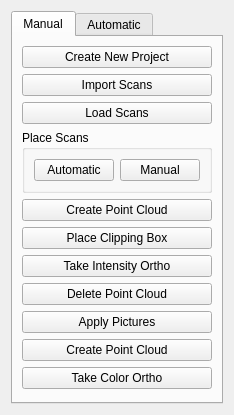
<?xml version="1.0" encoding="UTF-8"?>
<ui version="4.0">
 <class>scene_site_view</class>
 <widget class="QWidget" name="scene_site_view">
  <property name="geometry">
   <rect>
    <x>0</x>
    <y>0</y>
    <width>218</width>
    <height>415</height>
   </rect>
  </property>
  <property name="windowTitle">
   <string>SCENE Tool - Site</string>
  </property>
  <property name="windowIcon">
   <iconset resource="../../resources/resources.qrc">
    <normaloff>:/icons/icons/icons8-Traffic Jam-80.png</normaloff>:/icons/icons/icons8-Traffic Jam-80.png</iconset>
  </property>
  <layout class="QVBoxLayout" name="verticalLayout">
   <item>
    <widget class="QTabWidget" name="scene_tab_widget">
     <property name="currentIndex">
      <number>0</number>
     </property>
     <widget class="QWidget" name="manual_tab">
      <attribute name="title">
       <string>Manual</string>
      </attribute>
      <layout class="QVBoxLayout" name="verticalLayout_2">
       <item>
        <widget class="QPushButton" name="new_project_btn">
         <property name="text">
          <string>Create New Project</string>
         </property>
        </widget>
       </item>
       <item>
        <widget class="QPushButton" name="import_scans_btn">
         <property name="text">
          <string>Import Scans</string>
         </property>
        </widget>
       </item>
       <item>
        <widget class="QPushButton" name="load_scans_btn">
         <property name="text">
          <string>Load Scans</string>
         </property>
        </widget>
       </item>
       <item>
        <widget class="QGroupBox" name="place_scans_grp">
         <property name="title">
          <string>Place Scans</string>
         </property>
         <layout class="QHBoxLayout" name="horizontalLayout">
          <item>
           <widget class="QPushButton" name="place_scans_auto_btn">
            <property name="text">
             <string>Automatic</string>
            </property>
           </widget>
          </item>
          <item>
           <widget class="QPushButton" name="place_scans_manual_btn">
            <property name="text">
             <string>Manual</string>
            </property>
           </widget>
          </item>
         </layout>
        </widget>
       </item>
       <item>
        <widget class="QPushButton" name="intensity_point_cloud_btn">
         <property name="text">
          <string>Create Point Cloud</string>
         </property>
        </widget>
       </item>
       <item>
        <widget class="QPushButton" name="clipping_box_btn">
         <property name="text">
          <string>Place Clipping Box</string>
         </property>
        </widget>
       </item>
       <item>
        <widget class="QPushButton" name="intensity_ortho_btn">
         <property name="text">
          <string>Take Intensity Ortho</string>
         </property>
        </widget>
       </item>
       <item>
        <widget class="QPushButton" name="delete_point_cloud_btn">
         <property name="text">
          <string>Delete Point Cloud</string>
         </property>
        </widget>
       </item>
       <item>
        <widget class="QPushButton" name="apply_pictures_btn">
         <property name="text">
          <string>Apply Pictures</string>
         </property>
        </widget>
       </item>
       <item>
        <widget class="QPushButton" name="color_point_cloud_btn">
         <property name="text">
          <string>Create Point Cloud</string>
         </property>
        </widget>
       </item>
       <item>
        <widget class="QPushButton" name="color_ortho_btn">
         <property name="text">
          <string>Take Color Ortho</string>
         </property>
        </widget>
       </item>
       <item>
        <spacer name="manual_spacer">
         <property name="orientation">
          <enum>Qt::Vertical</enum>
         </property>
         <property name="sizeHint" stdset="0">
          <size>
           <width>20</width>
           <height>0</height>
          </size>
         </property>
        </spacer>
       </item>
      </layout>
     </widget>
     <widget class="QWidget" name="auto_tab">
      <attribute name="title">
       <string>Automatic</string>
      </attribute>
      <layout class="QVBoxLayout" name="verticalLayout_3">
       <item>
        <widget class="QPushButton" name="load_place_scans_btn">
         <property name="text">
          <string>Load and Place Scans</string>
         </property>
        </widget>
       </item>
       <item>
        <widget class="QPushButton" name="take_orthos_btn">
         <property name="text">
          <string>Take Orthos</string>
         </property>
        </widget>
       </item>
       <item>
        <spacer name="auto_spacer">
         <property name="orientation">
          <enum>Qt::Vertical</enum>
         </property>
         <property name="sizeHint" stdset="0">
          <size>
           <width>20</width>
           <height>292</height>
          </size>
         </property>
        </spacer>
       </item>
      </layout>
     </widget>
    </widget>
   </item>
  </layout>
 </widget>
 <resources>
  <include location="../../resources/resources.qrc"/>
 </resources>
 <connections/>
</ui>
